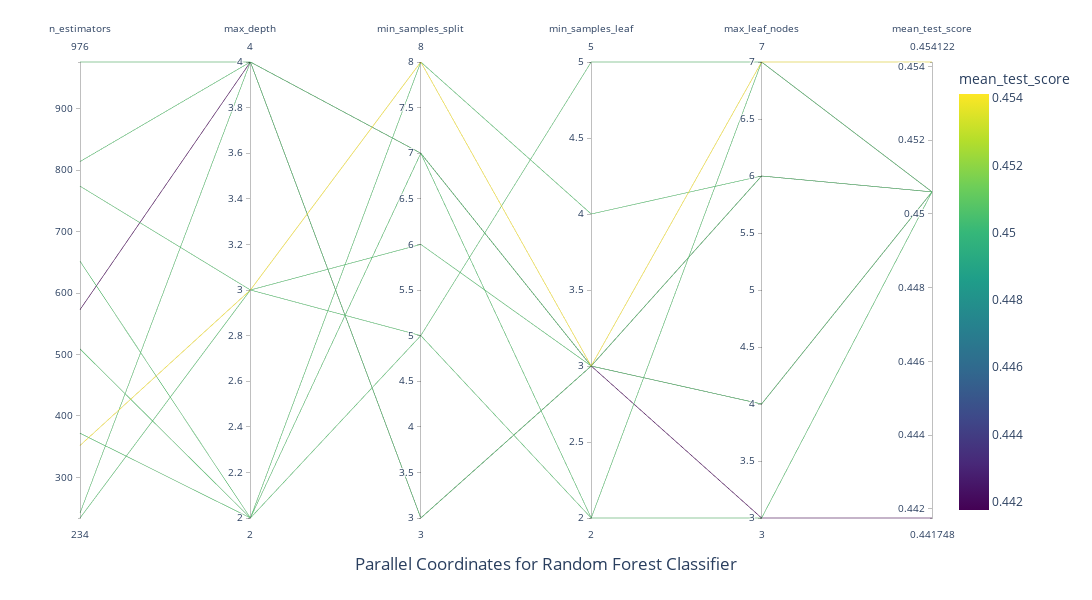

Write notebook code for a chart like this one.
### Code cell
fig = px.parallel_coordinates(
    cv_results[['n_estimators',
                'max_depth',
                'min_samples_split',
                'min_samples_leaf',
                'max_leaf_nodes',
                'mean_test_score']],
    color="mean_test_score",
    color_continuous_scale=px.colors.sequential.Viridis
)

fig.update_layout(title = 'Parallel Coordinates for Random Forest Classifier',
                  title_x=0.5,
                  title_y=0.05,
                  width=1400, height=600)
fig.show()

### Figure 1 — Plotly figure (JSON) as saved in the notebook; plotly's stock layout.template omitted (floating-point values rounded to 4 significant figures)
{"data": [{"dimensions": [{"label": "n_estimators", "values": [242, 814, 573, 652, 372, 234, 352, 976, 509, 774]}, {"label": "max_depth", "values": [4, 4, 4, 2, 2, 3, 3, 4, 2, 3]}, {"label": "min_samples_split", "values": [7, 7, 3, 7, 5, 5, 8, 3, 8, 6]}, {"label": "min_samples_leaf", "values": [2, 3, 3, 3, 5, 2, 3, 3, 4, 3]}, {"label": "max_leaf_nodes", "values": [3, 6, 3, 4, 7, 7, 7, 6, 6, 4]}, {"label": "mean_test_score", "values": [0.4506, 0.4506, 0.4417, 0.4506, 0.4506, 0.4506, 0.4541, 0.4506, 0.4506, 0.4506]}], "domain": {"x": [0, 1], "y": [0, 1]}, "line": {"color": [0.4506, 0.4506, 0.4417, 0.4506, 0.4506, 0.4506, 0.4541, 0.4506, 0.4506, 0.4506], "coloraxis": "coloraxis"}, "name": "", "type": "parcoords"}], "layout": {"coloraxis": {"colorbar": {"title": {"text": "mean_test_score"}}, "colorscale": [[0, "#440154"], [0.1111, "#482878"], [0.2222, "#3e4989"], [0.3333, "#31688e"], [0.4444, "#26828e"], [0.5556, "#1f9e89"], [0.6667, "#35b779"], [0.7778, "#6ece58"], [0.8889, "#b5de2b"], [1, "#fde725"]]}, "height": 600, "legend": {"tracegroupgap": 0}, "margin": {"t": 60}, "title": {"text": "Parallel Coordinates for Random Forest Classifier", "x": 0.5, "y": 0.05}, "width": 1400}}
